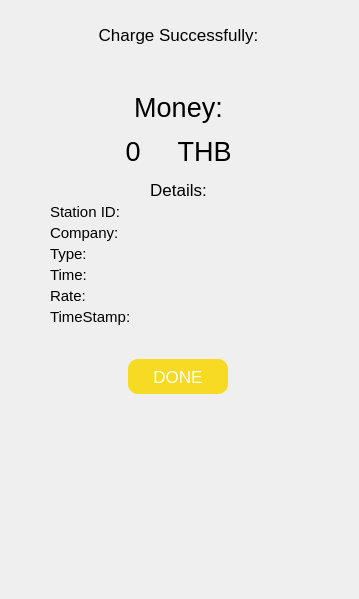
     <widget class="QWidget" name="scrollAreaWidgetContents_9">
      <property name="geometry">
       <rect>
        <x>0</x>
        <y>0</y>
        <width>359</width>
        <height>599</height>
       </rect>
      </property>
      <property name="sizePolicy">
       <sizepolicy hsizetype="Preferred" vsizetype="Preferred">
        <horstretch>0</horstretch>
        <verstretch>0</verstretch>
       </sizepolicy>
      </property>
      <property name="minimumSize">
       <size>
        <width>0</width>
        <height>0</height>
       </size>
      </property>
      <layout class="QFormLayout" name="formLayout_10">
       <property name="horizontalSpacing">
        <number>0</number>
       </property>
       <property name="verticalSpacing">
        <number>0</number>
       </property>
       <property name="leftMargin">
        <number>0</number>
       </property>
       <property name="topMargin">
        <number>0</number>
       </property>
       <property name="rightMargin">
        <number>0</number>
       </property>
       <property name="bottomMargin">
        <number>0</number>
       </property>
       <item row="0" column="1">
        <layout class="QVBoxLayout" name="successVerticalLayout">
         <property name="spacing">
          <number>0</number>
         </property>
         <property name="leftMargin">
          <number>0</number>
         </property>
         <property name="topMargin">
          <number>10</number>
         </property>
         <property name="rightMargin">
          <number>0</number>
         </property>
         <property name="bottomMargin">
          <number>0</number>
         </property>
         <item>
          <spacer name="verticalSpacer_18">
           <property name="orientation">
            <enum>Qt::Vertical</enum>
           </property>
           <property name="sizeType">
            <enum>QSizePolicy::Fixed</enum>
           </property>
           <property name="sizeHint" stdset="0">
            <size>
             <width>20</width>
             <height>15</height>
            </size>
           </property>
          </spacer>
         </item>
         <item>
          <widget class="QLabel" name="chargesuccessfullyLabel">
           <property name="minimumSize">
            <size>
             <width>357</width>
             <height>0</height>
            </size>
           </property>
           <property name="font">
            <font>
             <pointsize>13</pointsize>
            </font>
           </property>
           <property name="text">
            <string>Charge Successfully:</string>
           </property>
           <property name="alignment">
            <set>Qt::AlignCenter</set>
           </property>
          </widget>
         </item>
         <item>
          <layout class="QVBoxLayout" name="chargesuccessfullyVerticalLayout">
           <property name="spacing">
            <number>3</number>
           </property>
           <property name="leftMargin">
            <number>10</number>
           </property>
           <property name="topMargin">
            <number>10</number>
           </property>
           <property name="rightMargin">
            <number>10</number>
           </property>
           <property name="bottomMargin">
            <number>0</number>
           </property>
           <item>
            <spacer name="verticalSpacer_21">
             <property name="orientation">
              <enum>Qt::Vertical</enum>
             </property>
             <property name="sizeType">
              <enum>QSizePolicy::Fixed</enum>
             </property>
             <property name="sizeHint" stdset="0">
              <size>
               <width>20</width>
               <height>10</height>
              </size>
             </property>
            </spacer>
           </item>
           <item>
            <widget class="QPushButton" name="successiconPushButton">
             <property name="styleSheet">
              <string notr="true">QPushButton{
	border: None;
}</string>
             </property>
             <property name="text">
              <string/>
             </property>
             <property name="icon">
              <iconset>
               <normaloff>images/success.png</normaloff>images/success.png</iconset>
             </property>
             <property name="iconSize">
              <size>
               <width>120</width>
               <height>120</height>
              </size>
             </property>
            </widget>
           </item>
           <item>
            <spacer name="verticalSpacer_23">
             <property name="orientation">
              <enum>Qt::Vertical</enum>
             </property>
             <property name="sizeType">
              <enum>QSizePolicy::Fixed</enum>
             </property>
             <property name="sizeHint" stdset="0">
              <size>
               <width>20</width>
               <height>10</height>
              </size>
             </property>
            </spacer>
           </item>
           <item>
            <widget class="QLabel" name="moneyLabel">
             <property name="minimumSize">
              <size>
               <width>0</width>
               <height>0</height>
              </size>
             </property>
             <property name="font">
              <font>
               <pointsize>20</pointsize>
              </font>
             </property>
             <property name="text">
              <string>Money:</string>
             </property>
             <property name="alignment">
              <set>Qt::AlignCenter</set>
             </property>
            </widget>
           </item>
           <item>
            <spacer name="verticalSpacer_24">
             <property name="orientation">
              <enum>Qt::Vertical</enum>
             </property>
             <property name="sizeType">
              <enum>QSizePolicy::Fixed</enum>
             </property>
             <property name="sizeHint" stdset="0">
              <size>
               <width>20</width>
               <height>10</height>
              </size>
             </property>
            </spacer>
           </item>
           <item>
            <widget class="QLabel" name="moneyvalueLabel">
             <property name="minimumSize">
              <size>
               <width>0</width>
               <height>0</height>
              </size>
             </property>
             <property name="font">
              <font>
               <pointsize>20</pointsize>
              </font>
             </property>
             <property name="text">
              <string>0     THB</string>
             </property>
             <property name="alignment">
              <set>Qt::AlignCenter</set>
             </property>
            </widget>
           </item>
           <item>
            <spacer name="verticalSpacer_25">
             <property name="orientation">
              <enum>Qt::Vertical</enum>
             </property>
             <property name="sizeType">
              <enum>QSizePolicy::Fixed</enum>
             </property>
             <property name="sizeHint" stdset="0">
              <size>
               <width>20</width>
               <height>10</height>
              </size>
             </property>
            </spacer>
           </item>
           <item>
            <widget class="QLabel" name="detailsLabel">
             <property name="minimumSize">
              <size>
               <width>0</width>
               <height>0</height>
              </size>
             </property>
             <property name="font">
              <font>
               <pointsize>13</pointsize>
              </font>
             </property>
             <property name="text">
              <string>Details:</string>
             </property>
             <property name="alignment">
              <set>Qt::AlignCenter</set>
             </property>
            </widget>
           </item>
           <item>
            <layout class="QHBoxLayout" name="stationidHorizontalLayout">
             <property name="spacing">
              <number>0</number>
             </property>
             <property name="leftMargin">
              <number>40</number>
             </property>
             <property name="rightMargin">
              <number>0</number>
             </property>
             <item>
              <widget class="QLabel" name="stationidLabel">
               <property name="maximumSize">
                <size>
                 <width>100</width>
                 <height>16777215</height>
                </size>
               </property>
               <property name="font">
                <font>
                 <pointsize>11</pointsize>
                </font>
               </property>
               <property name="text">
                <string>Station ID:</string>
               </property>
              </widget>
             </item>
             <item>
              <widget class="QLabel" name="stationidvalueLabel">
               <property name="maximumSize">
                <size>
                 <width>196</width>
                 <height>16777215</height>
                </size>
               </property>
               <property name="font">
                <font>
                 <pointsize>11</pointsize>
                </font>
               </property>
               <property name="text">
                <string/>
               </property>
              </widget>
             </item>
            </layout>
           </item>
           <item>
            <layout class="QHBoxLayout" name="companyHorizontalLayout">
             <property name="spacing">
              <number>0</number>
             </property>
             <property name="leftMargin">
              <number>40</number>
             </property>
             <property name="rightMargin">
              <number>0</number>
             </property>
             <item>
              <widget class="QLabel" name="companyLabel">
               <property name="maximumSize">
                <size>
                 <width>100</width>
                 <height>16777215</height>
                </size>
               </property>
               <property name="font">
                <font>
                 <pointsize>11</pointsize>
                </font>
               </property>
               <property name="text">
                <string>Company:</string>
               </property>
              </widget>
             </item>
             <item>
              <widget class="QLabel" name="companyvalueLabel">
               <property name="maximumSize">
                <size>
                 <width>196</width>
                 <height>16777215</height>
                </size>
               </property>
               <property name="font">
                <font>
                 <pointsize>11</pointsize>
                </font>
               </property>
               <property name="text">
                <string/>
               </property>
              </widget>
             </item>
            </layout>
           </item>
           <item>
            <layout class="QHBoxLayout" name="typeHorizontalLayout">
             <property name="spacing">
              <number>0</number>
             </property>
             <property name="leftMargin">
              <number>40</number>
             </property>
             <property name="rightMargin">
              <number>0</number>
             </property>
             <item>
              <widget class="QLabel" name="typeLabel">
               <property name="maximumSize">
                <size>
                 <width>100</width>
                 <height>16777215</height>
                </size>
               </property>
               <property name="font">
                <font>
                 <pointsize>11</pointsize>
                </font>
               </property>
               <property name="text">
                <string>Type:</string>
               </property>
              </widget>
             </item>
             <item>
              <widget class="QLabel" name="typevalueLabel">
               <property name="maximumSize">
                <size>
                 <width>196</width>
                 <height>16777215</height>
                </size>
               </property>
               <property name="font">
                <font>
                 <pointsize>11</pointsize>
                </font>
               </property>
               <property name="text">
                <string/>
               </property>
              </widget>
             </item>
            </layout>
           </item>
           <item>
            <layout class="QHBoxLayout" name="timeHorizontalLayout">
             <property name="spacing">
              <number>0</number>
             </property>
             <property name="leftMargin">
              <number>40</number>
             </property>
             <property name="rightMargin">
              <number>0</number>
             </property>
             <item>
              <widget class="QLabel" name="timeLabel_2">
               <property name="maximumSize">
                <size>
                 <width>100</width>
                 <height>16777215</height>
                </size>
               </property>
               <property name="font">
                <font>
                 <pointsize>11</pointsize>
                </font>
               </property>
               <property name="text">
                <string>Time:</string>
               </property>
              </widget>
             </item>
             <item>
              <widget class="QLabel" name="timevalueLabel_2">
               <property name="maximumSize">
                <size>
                 <width>196</width>
                 <height>16777215</height>
                </size>
               </property>
               <property name="font">
                <font>
                 <pointsize>11</pointsize>
                </font>
               </property>
               <property name="text">
                <string/>
               </property>
              </widget>
             </item>
            </layout>
           </item>
           <item>
            <layout class="QHBoxLayout" name="rateHorizontalLayout">
             <property name="spacing">
              <number>0</number>
             </property>
             <property name="leftMargin">
              <number>40</number>
             </property>
             <property name="rightMargin">
              <number>0</number>
             </property>
             <item>
              <widget class="QLabel" name="rateLabel">
               <property name="maximumSize">
                <size>
                 <width>100</width>
                 <height>16777215</height>
                </size>
               </property>
               <property name="font">
                <font>
                 <pointsize>11</pointsize>
                </font>
               </property>
               <property name="text">
                <string>Rate:</string>
               </property>
              </widget>
             </item>
             <item>
              <widget class="QLabel" name="ratevalueLabel">
               <property name="maximumSize">
                <size>
                 <width>196</width>
                 <height>16777215</height>
                </size>
               </property>
               <property name="font">
                <font>
                 <pointsize>11</pointsize>
                </font>
               </property>
               <property name="text">
                <string/>
               </property>
              </widget>
             </item>
            </layout>
           </item>
           <item>
            <layout class="QHBoxLayout" name="timestampHorizontalLayout">
             <property name="spacing">
              <number>0</number>
             </property>
             <property name="leftMargin">
              <number>40</number>
             </property>
             <property name="rightMargin">
              <number>0</number>
             </property>
             <item>
              <widget class="QLabel" name="timestampLabel">
               <property name="maximumSize">
                <size>
                 <width>100</width>
                 <height>16777215</height>
                </size>
               </property>
               <property name="font">
                <font>
                 <pointsize>11</pointsize>
                </font>
               </property>
               <property name="text">
                <string>TimeStamp:</string>
               </property>
              </widget>
             </item>
             <item>
              <widget class="QLabel" name="timestampvalueLabel">
               <property name="maximumSize">
                <size>
                 <width>196</width>
                 <height>16777215</height>
                </size>
               </property>
               <property name="font">
                <font>
                 <pointsize>11</pointsize>
                </font>
               </property>
               <property name="text">
                <string/>
               </property>
              </widget>
             </item>
            </layout>
           </item>
           <item>
            <spacer name="verticalSpacer_22">
             <property name="orientation">
              <enum>Qt::Vertical</enum>
             </property>
             <property name="sizeType">
              <enum>QSizePolicy::Fixed</enum>
             </property>
             <property name="sizeHint" stdset="0">
              <size>
               <width>20</width>
               <height>30</height>
              </size>
             </property>
            </spacer>
           </item>
           <item>
            <layout class="QHBoxLayout" name="doneHorizontalLayout">
             <property name="spacing">
              <number>0</number>
             </property>
             <item>
              <widget class="QPushButton" name="donePushButton">
               <property name="minimumSize">
                <size>
                 <width>0</width>
                 <height>35</height>
                </size>
               </property>
               <property name="maximumSize">
                <size>
                 <width>100</width>
                 <height>16777215</height>
                </size>
               </property>
               <property name="font">
                <font>
                 <pointsize>13</pointsize>
                </font>
               </property>
               <property name="cursor">
                <cursorShape>PointingHandCursor</cursorShape>
               </property>
               <property name="styleSheet">
                <string notr="true">QPushButton{
	background-color: #f6da23;
	border-radius: 10px;
	color: #ffffff;
}
QPushButton:hover{
	background-color: #f5d60a;
}</string>
               </property>
               <property name="text">
                <string>DONE</string>
               </property>
               <property name="iconSize">
                <size>
                 <width>20</width>
                 <height>20</height>
                </size>
               </property>
              </widget>
             </item>
            </layout>
           </item>
           <item>
            <spacer name="verticalSpacer_5">
             <property name="orientation">
              <enum>Qt::Vertical</enum>
             </property>
             <property name="sizeHint" stdset="0">
              <size>
               <width>20</width>
               <height>30</height>
              </size>
             </property>
            </spacer>
           </item>
          </layout>
         </item>
        </layout>
       </item>
      </layout>
     </widget>
